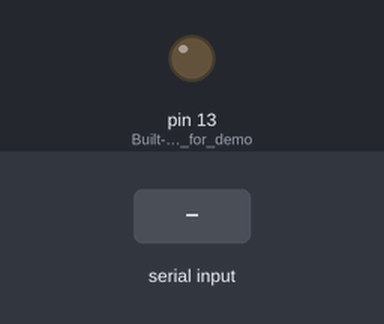
Simulated run of this sketch. Board: Arduino Uno, built with avr-gcc and run on an emulated ATmega328P. Parts: output pins drawn as LEDs (lit = HIGH). Inputs (shaded band) come from the test bench.

Above: at 1.2 s.
1.3 s: "KITCHEN_LAMP_ON\n" received over Serial
At 1.9 s:
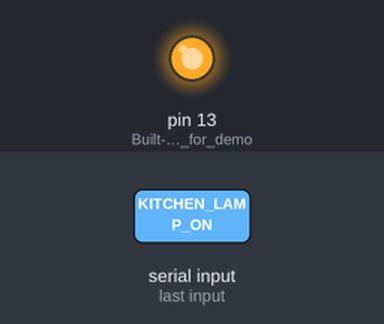
2.8 s: "KITCHEN_LAMP_OFF\n" received over Serial
At 3.1 s:
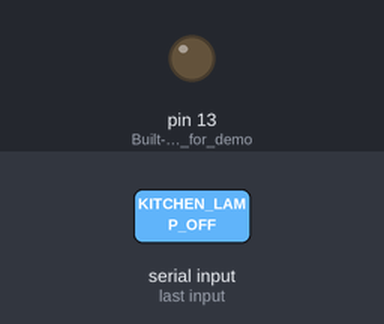
Timing chart, 0 to 5.8 s (numbered marks = the images above; inputs shaded):
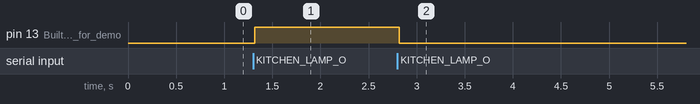

Measured:
- after the input at 1.3 s, pin 13 (Built-in_LED_for_demo): LOW → HIGH at once
- after the input at 2.8 s, pin 13 (Built-in_LED_for_demo): HIGH → LOW at once

The sketch:

sketch_jun8a.ino
```cpp
void setup() {
  Serial.begin(9600);
  pinMode(13, OUTPUT);  // Built-in LED for demo
}

void loop() {
  if (Serial.available()) {
    String cmd = Serial.readStringUntil('\n');
    cmd.trim();

    if (cmd == "KITCHEN_LAMP_ON") {
      digitalWrite(13, HIGH); // Turn on LED
    } else if (cmd == "KITCHEN_LAMP_OFF") {
      digitalWrite(13, LOW);  // Turn off LED
    }
  }
}
```
